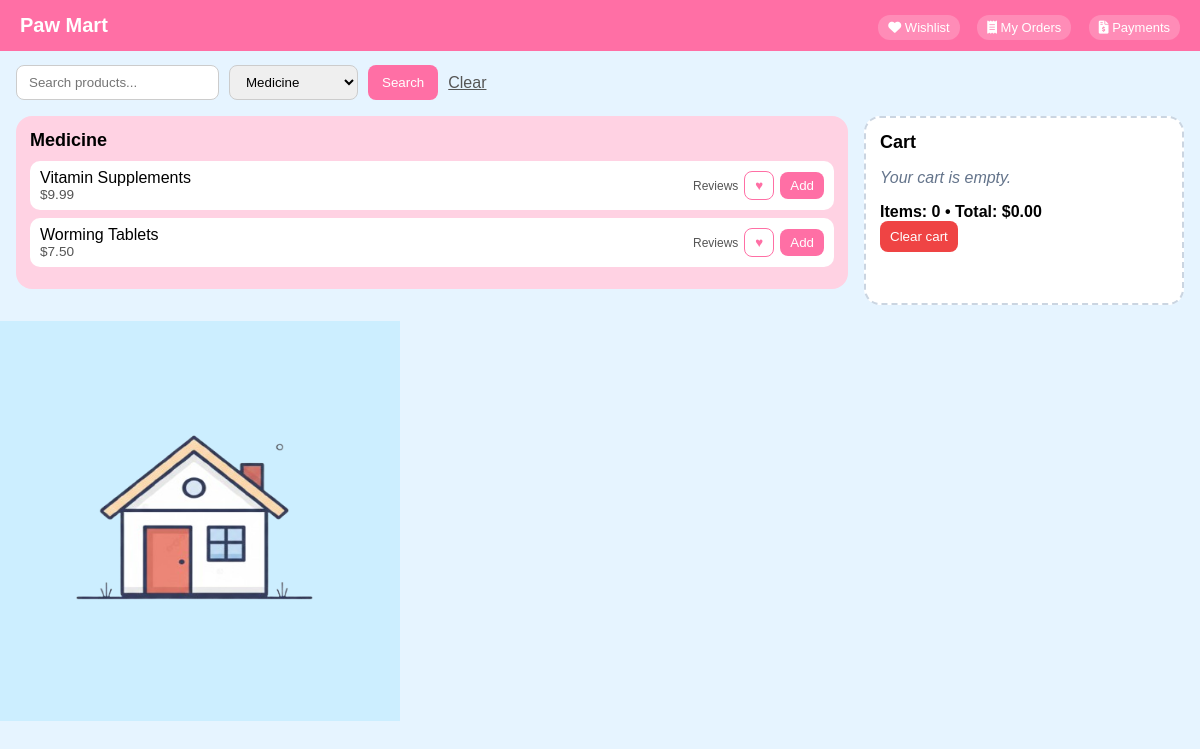
Page /pawmart.php?category=Medicine on the committed database.
### tables this page shows
CREATE TABLE IF NOT EXISTS items (
    id INT AUTO_INCREMENT PRIMARY KEY,
    item_name VARCHAR(255) NOT NULL UNIQUE,
    category VARCHAR(100) NOT NULL DEFAULT 'General',
    item_price DECIMAL(10,2) NOT NULL DEFAULT 0,
    item_quantity INT NOT NULL DEFAULT 0,
    description VARCHAR(500) DEFAULT '',
    low_stock_threshold INT NOT NULL DEFAULT 5
);

### pawmart.php (the view, shortened to what this page needs)
<?php
require_once('DBconnect.php');
function formatCurrency($n) {
    return '$' . number_format($n, 2);
}
$search = isset($_GET['q']) ? trim($_GET['q']) : '';
$categoryFilter = isset($_GET['category']) ? trim($_GET['category']) : '';
$catRes = $conn->query("SELECT DISTINCT category FROM items ORDER BY category");
$categories = [];
while ($row = $catRes->fetch_assoc()) $categories[] = $row['category'];
$sql = "SELECT id, item_name, category, item_price, item_quantity, description, low_stock_threshold FROM items WHERE 1=1";
$types = "";
$params = [];
if ($categoryFilter !== '') {
    $sql .= " AND category = ?";
    $types .= "s";
    $params[] = $categoryFilter;
}
$sql .= " ORDER BY category, item_name";
$stmt = $conn->prepare($sql);
if ($types !== "") {
    $stmt->bind_param($types, ...$params);
}
$stmt->execute();
$res = $stmt->get_result();
$productsByCategory = [];
while ($row = $res->fetch_assoc()) {
    $productsByCategory[$row['category']][] = $row;
}
$totalQty = 0;
$totalCost = 0;
?>
<!DOCTYPE html>
<html lang="en">
<head>
    <link rel="stylesheet" href="https://cdnjs.cloudflare.com/ajax/libs/font-awesome/6.0.0/css/all.min.css">
</head>
<body>
    <header>
        Paw Mart
        <div class="nav-links">
            <a href="wishlist.php"><i class="fas fa-heart"></i> Wishlist</a>
            <a href="order_management.php"><i class="fas fa-receipt"></i> My Orders</a>
            <a href="payment_history.php"><i class="fas fa-file-invoice-dollar"></i> Payments</a>
        </div>
    </header>
    <form class="filter-bar" method="GET">
        <input type="text" name="q" placeholder="Search products..." value="<?php echo htmlspecialchars($search); ?>">
        <select name="category">
            <?php foreach ($categories as $c): ?>
                <option value="<?php echo htmlspecialchars($c); ?>" <?php echo $categoryFilter === $c ? 'selected' : ''; ?>>
                    <?php echo htmlspecialchars($c); ?>
                </option>
            <?php endforeach; ?>
        </select>
        <button type="submit">Search</button>
        <?php if ($search !== '' || $categoryFilter !== ''): ?>
            <a href="pawmart.php" style="align-self:center; color:#555;">Clear</a>
        <?php endif; ?>
    </form>
    <div class="layout">
        <div>
            <?php if (empty($productsByCategory)): ?>
                <p class="no-results">No products match your search.</p>
            <?php else: ?>
                <?php foreach ($productsByCategory as $category => $products): ?>
                <div class="panel">
                    <h2><?php echo htmlspecialchars($category); ?></h2>
                    <?php foreach ($products as $p): ?>
                        <div class="item">
                            <div class="item-info">
                                <span><?php echo htmlspecialchars($p['item_name']); ?></span>
                                <span class="item-price">
                                    <?php echo formatCurrency($p['item_price']); ?>
                                </span>
                            </div>
                            <div class="item-actions">
                                <a class="review-link" href="reviews.php?item=<?php echo urlencode($p['item_name']); ?>">Reviews</a>
                                <form method="POST" style="display:inline;">
                                    <button type="submit" name="action" value="wishlist" class="wish-btn" title="Add to wishlist">&hearts;</button>
                                </form>
                                <form method="POST" style="display:inline;">
                                    <button type="submit" name="action" value="add" <?php echo $p['item_quantity'] <= 0 ? 'disabled' : ''; ?>>Add</button>
                                </form>
                            </div>
                        </div>
                    <?php endforeach; ?>
                </div>
                <?php endforeach; ?>
            <?php endif; ?>
        </div>
        <aside class="cart" aria-label="Cart">
            <h2>Cart</h2>
            <?php if (empty($_SESSION['cart'])): ?>
                <p class="cart-empty">Your cart is empty.</p>
            <?php endif; ?>
            <div class="cart-footer">
                <div class="cart-footer-top">
                    <strong>Items: <?php echo $totalQty; ?> • Total: <?php echo formatCurrency($totalCost); ?></strong>
                    <form method="POST">
                        <button type="submit" name="action" value="clear" class="clear-btn" <?php echo empty($_SESSION['cart']) ? 'disabled' : ''; ?>>Clear cart</button>
                    </form>
                </div>
            </div>
        </aside>
    </div>
    <a href="page2.php" class="home-link">
        <img src="home.png" height="400" width="400">
    </a>
</body>
</html>

### pawmart.php (style rules this page uses)
body { font-family: Arial, sans-serif; margin: 0; background: #e6f4ff; }
header { background: #ff6fa5; color: #fff; padding: 14px 20px; font-size: 20px; font-weight: 700; display: flex; justify-content: space-between; align-items: center; flex-wrap: wrap; gap: 8px; }
.nav-links a { color: #fff; font-size: 13px; font-weight: normal; text-decoration: none; margin-left: 12px; background: rgba(255,255,255,0.2); padding: 5px 10px; border-radius: 12px; }
.filter-bar { display: flex; gap: 10px; padding: 14px 16px 0 16px; flex-wrap: wrap; }
.filter-bar input, .filter-bar select { padding: 8px 12px; border-radius: 8px; border: 1px solid #ccc; }
.filter-bar button { padding: 8px 14px; border: none; border-radius: 8px; background: #ff6fa5; color: #fff; cursor: pointer; }
.layout { display: grid; grid-template-columns: 1fr 320px; gap: 16px; padding: 16px; }
.panel { background: #ffd2e3; border-radius: 16px; padding: 14px; margin-bottom: 16px; }
.panel h2 { margin: 0 0 10px; font-size: 18px; }
.item { display: flex; justify-content: space-between; align-items: center; padding: 8px 10px; background: #fff; border-radius: 10px; margin-bottom: 8px; flex-wrap: wrap; gap: 6px; }
.item-info { display: flex; flex-direction: column; }
.item-price { color: #555; font-size: 0.85em; }
.item-actions { display: flex; align-items: center; gap: 6px; }
.item button { padding: 6px 10px; border: none; border-radius: 8px; background: #ff6fa5; color: #fff; cursor: pointer; }
.wish-btn { background: #fff !important; color: #ff6fa5 !important; border: 1px solid #ff6fa5 !important; }
.review-link { font-size: 12px; color: #555; text-decoration: none; white-space: nowrap; }
.cart { background: #fff; border: 2px dashed #cbd5e1; border-radius: 16px; padding: 14px; }
.cart h2 { margin: 0 0 8px; font-size: 18px; }
.cart-empty { color: #64748b; font-style: italic; }
.cart-footer { display: flex; justify-content: space-between; align-items: center; margin-top: 10px; }
.clear-btn { border: none; background: #ef4444; color: #fff; border-radius: 8px; padding: 8px 10px; cursor: pointer; }

### rows in the picture
items: item_name "Vitamin Supplements", item_price "$9.99"
items: item_name "Worming Tablets", item_price "$7.50"

### other values in the picture
$category "Medicine"
$totalQty "0"
formatCurrency($totalCost) "$0.00"
form field category "Medicine"
